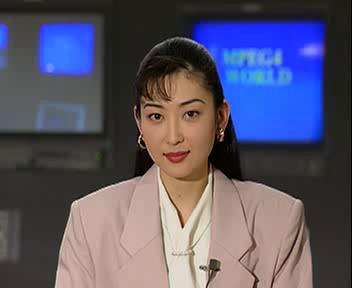
#> input picture images/Akiyo.bmp, 352 x 288 px
$ python face_detection.py
#> lines starting #> are read from the running program, lines starting #| are printed output that depends on the picture; after the words box and inside, x2 and y2 are one past the last pixel; in counts of white or black regions, pixels touching at a corner belong together
#> in main, img1 is the input picture: shape (288, 352, 3); mean B, G, R 104.1, 86, 89.3
import numpy as np
import cv2

def face_detection( f ):
	g = f.copy( )
	gray = cv2.cvtColor( f, cv2.COLOR_BGR2GRAY )
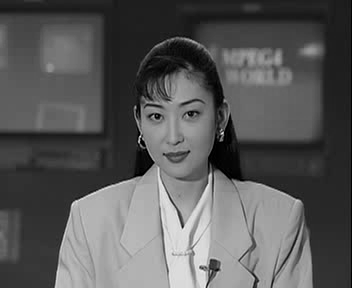
#> gray: shape (288, 352); min 0, max 241, mean 89
	face_cascade = cv2.CascadeClassifier( 'haarcascade_frontalface_default.xml' )
	faces = face_cascade.detectMultiScale( gray, 1.1, 5 )
#> faces = [[127, 77, 97, 97]]
	for ( x, y, w, h ) in faces:
		g = cv2.rectangle( g, ( x, y ), ( x + w, y + h ), ( 255, 0, 0 ), 2 )
#> this loop made 1 pass
#> pass 1, in face_detection, `g = cv2.rectangle( g, ( x, y ), ( x + w, y + h ), ( 255, 0, 0 ), 2 )`:
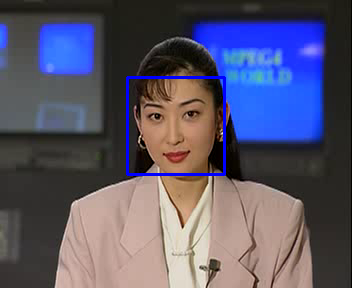
#> g: shape (288, 352, 3); 1.14% of pixels changed, all inside (x1, y1, x2, y2) = (126, 76, 226, 176)
	return g

def main( ):
	img1 = cv2.imread( "../images/Akiyo.bmp", -1 )
	img2 = face_detection( img1 )
	cv2.imshow( "Original Image", img1 )
	cv2.imshow( "Face Detection", img2 )
	cv2.waitKey( 0 )

main( )

$ run again, with images/B.bmp copied over images/Akiyo.bmp
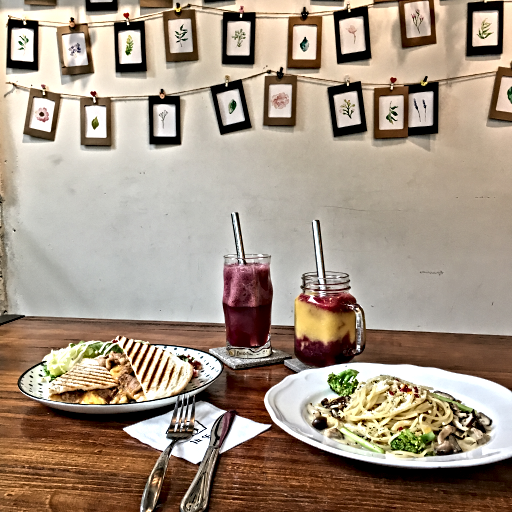
#> input picture images/B.bmp, 512 x 512 px
#> in main, img1 is the input picture: shape (512, 512, 3); mean B, G, R 131.1, 148.2, 164.9
#> in face_detection, `gray = cv2.cvtColor( f, cv2.COLOR_BGR2GRAY )`:
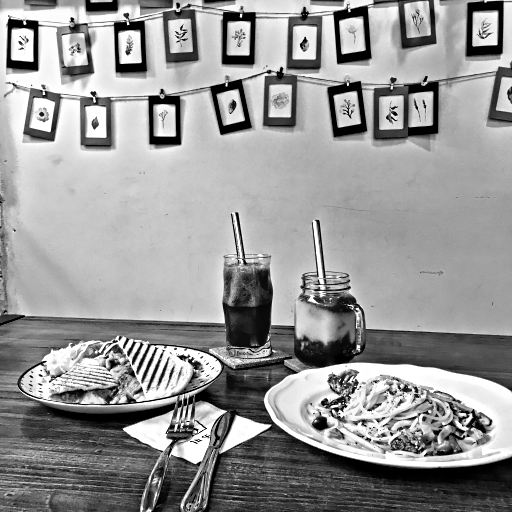
#> gray: shape (512, 512); min 0, max 255, mean 151.3
#> faces = ()
